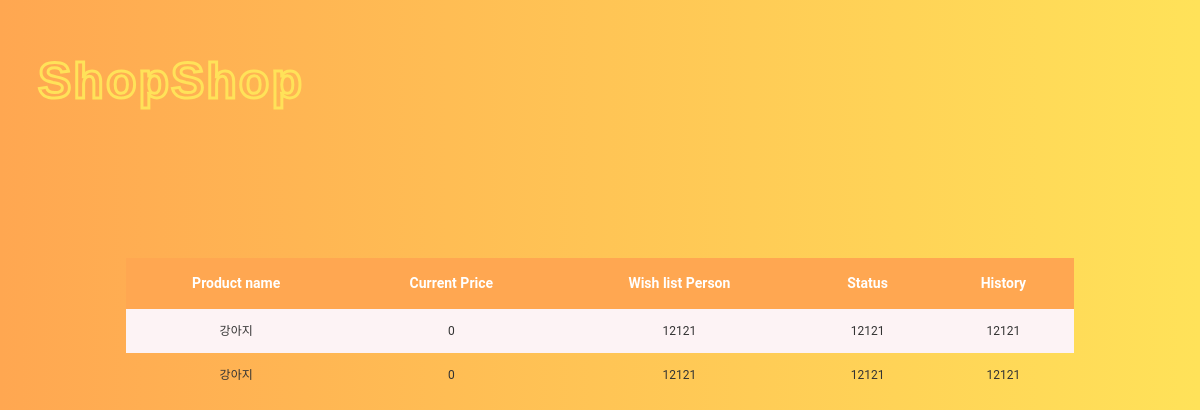
Page /wishlist/market/ (signed in) on the earlier database version.
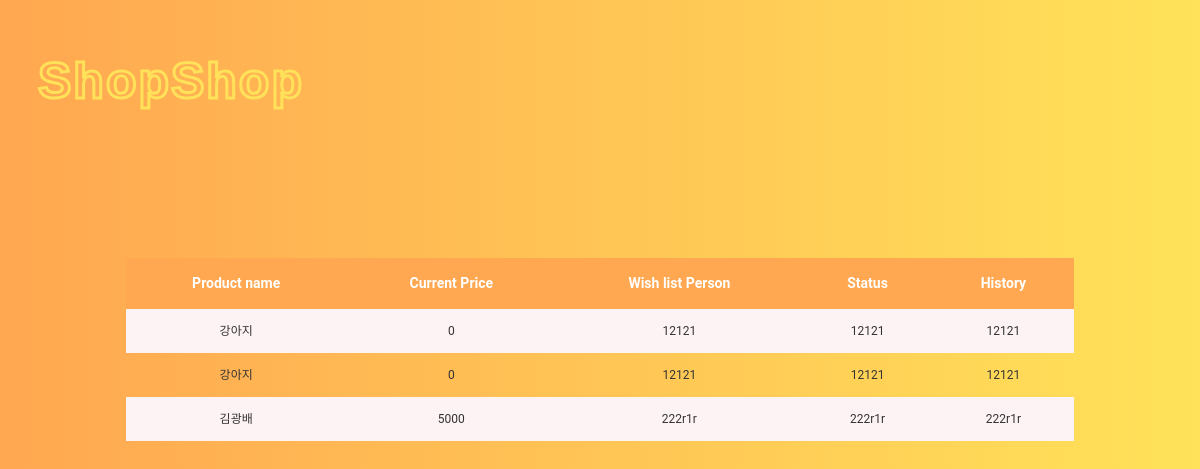
Same page on the later database version.
### home/models.py (models this page shows)
class Wishlist(models.Model):
	userid = models.ForeignKey(User, on_delete=models.CASCADE)
	pid = models.ForeignKey(Product, on_delete=models.CASCADE)

class Product(models.Model):
	SELLTYPES = (('F', 'Flea'), ('A', 'Auction'))
	selltype = models.CharField(max_length=1, default='F', choices=SELLTYPES)
	STATUSTYPES = (('S', 'Sold'), ('E', 'Expired'), ('R', 'Running')) # 팔림, 안팔림, 현재진행형
	statustype = models.CharField(max_length=1, default='R', choices=STATUSTYPES)
	EXPIREDATE = ((datetime.now() + timedelta(days=3), '3 Days'), (datetime.now() + timedelta(days=7), '7 days'),
	(datetime.now() + timedelta(days=30), '30 days'))
	expire = models.DateTimeField(default=datetime.now() + timedelta(days=1), choices=EXPIREDATE)
	highest_price = models.IntegerField(default=0) # auction이더라도 천장 가격 내면 바로 살 수 있게 하자
	basic_price =  models.IntegerField(default=0) #옥션이라도 최저가 쓰게 하자
	current_price = models.IntegerField(default=0) # 마지막 가격이기도 하지
	buyer = models.ForeignKey(User, on_delete=models.SET_NULL, related_name='buyer', null=True)
	seller = models.ForeignKey(User, on_delete=models.CASCADE, related_name='seller')
	pid = models.AutoField(primary_key=True)
	name = models.CharField(max_length=300)
	place = models.CharField(max_length=300)
	photo = models.ImageField(blank=True, null=True) #https://wayhome25.github.io/django/2017/05/10/media-file/
	category = models.ForeignKey(Category, on_delete=models.SET_NULL, null=True)
	explanation = models.CharField(max_length=1000, null=True) # string field 같은 게 있었나?? 찾아보기

class User(models.Model): # seller buyer 구분하지 말고 걍 둘다 가능하게 해
	rating = models.IntegerField(default=0)
	userid = models.CharField(max_length=20, primary_key=True)
	pw = models.CharField(max_length=20) # min length  같은 건 js 단에서 처리하기
	username = models.CharField(max_length=100)
	phone = models.CharField(max_length=30)

### home/views.py (the view)
# urls.py: path('wishlist/market/', views.wishlistMarket, name='wishlistMarket'),
def wishlistMarket(request):
	userid = request.session.get('userid', False)
	if userid == False : # 로그인 안되어있으면
		return redirect('/login')
	wishlist = Wishlist.objects.filter(userid__userid=userid,)
	return render(request, 'home/wishlist.html', {'type':'market', 'products':wishlist})

### home/templates/home/wishlist.html (shortened to what this page needs)
{% load static %}
<!DOCTYPE html>
<html lang="en" dir="ltr">
  <head>
    <link rel="stylesheet" href="{% static 'home/style_product_list.css' %}">
  </head>
  <body>
        <header class="main_header">
          <h1>ShopShop</h1>
        </header>
    <table class="table-area">
    <thead>
    <tr>
      {% if type == "market" %}
        <th scope="cols">Product name</th>
        <th scope="cols">Current Price</th>
        <th scope="cols">Wish list Person</th>
        <th scope="cols">Status</th>
        <th scope="cols">History</th>
      {% else %}
      <th scope="cols">Product name</th>
      <th scope="cols">Current Price</th>
      <th scope="cols">Wish list Person</th>
      <th scope="cols">Status</th>
      <th scope="cols">History</th>
      {% endif %}
    </tr>
    </thead>
    <tbody>
      {% if type == "market" %}
        {% for obj in products %}
      <tr>
        {% if forloop.counter|divisibleby:2 %}
        <td>  {{ obj.pid.name }}  </td>
        <td> {{obj.pid.current_price}} </td>
        <td> {{ obj.pid.seller.userid }} </td>
        <td> {{ obj.pid.seller.userid }} </td>
        <td> {{ obj.pid.seller.userid }} </td>
        {% else %}
        <td class="even">  {{ obj.pid.name }}  </td>
        <td class="even"> {{obj.pid.current_price}} </td>
        <td class="even"> {{ obj.pid.seller.userid }} </td>
        <td class="even"> {{ obj.pid.seller.userid }} </td>
        <td  class="even"> {{ obj.pid.seller.userid }} </td>
        {% endif %}
      </tr>
      {% endfor %}
      {% endif %}
    </tbody>
  </table>
  </body>
</html>

Differences in the rows shown:
added Wishlist: pid.name "김광배", pid.current_price "5000", pid.seller.userid "222r1r"
